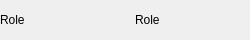
<?xml version="1.0" encoding="UTF-8"?>
<ui version="4.0">
 <class>LARequiredChannel</class>
 <widget class="QWidget" name="LARequiredChannel">
  <property name="geometry">
   <rect>
    <x>0</x>
    <y>0</y>
    <width>250</width>
    <height>40</height>
   </rect>
  </property>
  <property name="sizePolicy">
   <sizepolicy hsizetype="Preferred" vsizetype="Preferred">
    <horstretch>0</horstretch>
    <verstretch>0</verstretch>
   </sizepolicy>
  </property>
  <property name="windowTitle">
   <string>Form</string>
  </property>
  <layout class="QVBoxLayout" name="verticalLayout_1">
   <property name="spacing">
    <number>0</number>
   </property>
   <property name="leftMargin">
    <number>0</number>
   </property>
   <property name="topMargin">
    <number>0</number>
   </property>
   <property name="rightMargin">
    <number>0</number>
   </property>
   <property name="bottomMargin">
    <number>0</number>
   </property>
   <item>
    <widget class="QWidget" name="reqChannel" native="true">
     <property name="sizePolicy">
      <sizepolicy hsizetype="Preferred" vsizetype="Maximum">
       <horstretch>0</horstretch>
       <verstretch>0</verstretch>
      </sizepolicy>
     </property>
     <layout class="QHBoxLayout" name="horizontalLayout">
      <property name="spacing">
       <number>0</number>
      </property>
      <property name="leftMargin">
       <number>0</number>
      </property>
      <property name="topMargin">
       <number>0</number>
      </property>
      <property name="rightMargin">
       <number>0</number>
      </property>
      <property name="bottomMargin">
       <number>0</number>
      </property>
      <item>
       <widget class="QStackedWidget" name="stackedWidget">
        <property name="sizePolicy">
         <sizepolicy hsizetype="Preferred" vsizetype="Minimum">
          <horstretch>0</horstretch>
          <verstretch>0</verstretch>
         </sizepolicy>
        </property>
        <property name="currentIndex">
         <number>1</number>
        </property>
        <widget class="QWidget" name="channelGroup">
         <layout class="QHBoxLayout" name="horizontalLayout_2">
          <property name="spacing">
           <number>0</number>
          </property>
          <property name="leftMargin">
           <number>0</number>
          </property>
          <property name="topMargin">
           <number>0</number>
          </property>
          <property name="rightMargin">
           <number>0</number>
          </property>
          <property name="bottomMargin">
           <number>0</number>
          </property>
          <item>
           <widget class="QLabel" name="labelRole">
            <property name="sizePolicy">
             <sizepolicy hsizetype="Preferred" vsizetype="Minimum">
              <horstretch>0</horstretch>
              <verstretch>0</verstretch>
             </sizepolicy>
            </property>
            <property name="styleSheet">
             <string notr="true">QLabel {
opacity: 0.6;
font-size: 14px;
color: white;
}

</string>
            </property>
            <property name="text">
             <string>Settings</string>
            </property>
           </widget>
          </item>
          <item>
           <spacer name="horizontalSpacer">
            <property name="orientation">
             <enum>Qt::Horizontal</enum>
            </property>
            <property name="sizeType">
             <enum>QSizePolicy::Fixed</enum>
            </property>
            <property name="sizeHint" stdset="0">
             <size>
              <width>20</width>
              <height>20</height>
             </size>
            </property>
           </spacer>
          </item>
          <item>
           <widget class="QComboBox" name="roleCombo">
            <property name="sizePolicy">
             <sizepolicy hsizetype="Preferred" vsizetype="Preferred">
              <horstretch>0</horstretch>
              <verstretch>0</verstretch>
             </sizepolicy>
            </property>
           </widget>
          </item>
         </layout>
        </widget>
        <widget class="QWidget" name="channel">
         <layout class="QHBoxLayout" name="horizontalLayout_3">
          <property name="spacing">
           <number>0</number>
          </property>
          <property name="leftMargin">
           <number>0</number>
          </property>
          <property name="topMargin">
           <number>0</number>
          </property>
          <property name="rightMargin">
           <number>0</number>
          </property>
          <property name="bottomMargin">
           <number>0</number>
          </property>
          <item>
           <widget class="QLabel" name="label">
            <property name="styleSheet">
             <string notr="true">QLabel
{
opacity:0.2;
}</string>
            </property>
            <property name="text">
             <string>Role</string>
            </property>
           </widget>
          </item>
          <item>
           <spacer name="horizontalSpacer_2">
            <property name="orientation">
             <enum>Qt::Horizontal</enum>
            </property>
            <property name="sizeType">
             <enum>QSizePolicy::Fixed</enum>
            </property>
            <property name="sizeHint" stdset="0">
             <size>
              <width>20</width>
              <height>19</height>
             </size>
            </property>
           </spacer>
          </item>
          <item>
           <widget class="QLabel" name="labelChRole">
            <property name="styleSheet">
             <string notr="true">QLabel {
 border-bottom: 1px solid rgba(255, 255, 255, 102);
}</string>
            </property>
            <property name="text">
             <string>Role</string>
            </property>
           </widget>
          </item>
         </layout>
        </widget>
       </widget>
      </item>
     </layout>
    </widget>
   </item>
  </layout>
 </widget>
 <resources/>
 <connections/>
</ui>
